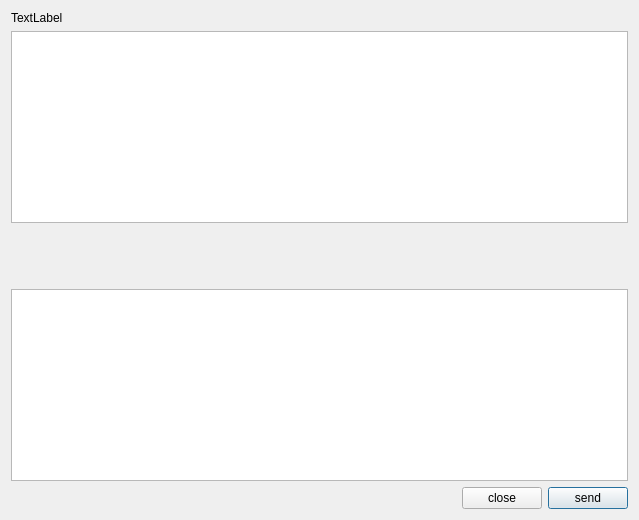
<?xml version="1.0" encoding="UTF-8"?>
<ui version="4.0">
 <class>FriendChatDlg</class>
 <widget class="QWidget" name="FriendChatDlg">
  <property name="geometry">
   <rect>
    <x>0</x>
    <y>0</y>
    <width>639</width>
    <height>520</height>
   </rect>
  </property>
  <property name="windowTitle">
   <string>Form</string>
  </property>
  <layout class="QFormLayout" name="formLayout">
   <item row="0" column="0">
    <widget class="QLabel" name="label_friend_name">
     <property name="text">
      <string>TextLabel</string>
     </property>
    </widget>
   </item>
   <item row="1" column="0" colspan="2">
    <layout class="QVBoxLayout" name="verticalLayout">
     <item>
      <widget class="QTextEdit" name="textEdit_msg_recv"/>
     </item>
     <item>
      <spacer name="verticalSpacer">
       <property name="orientation">
        <enum>Qt::Vertical</enum>
       </property>
       <property name="sizeHint" stdset="0">
        <size>
         <width>20</width>
         <height>18</height>
        </size>
       </property>
      </spacer>
     </item>
     <item>
      <widget class="QTextEdit" name="textEdit_msg_send"/>
     </item>
     <item>
      <layout class="QHBoxLayout" name="horizontalLayout">
       <item>
        <spacer name="horizontalSpacer">
         <property name="orientation">
          <enum>Qt::Horizontal</enum>
         </property>
         <property name="sizeHint" stdset="0">
          <size>
           <width>238</width>
           <height>20</height>
          </size>
         </property>
        </spacer>
       </item>
       <item>
        <widget class="QPushButton" name="btn_close">
         <property name="text">
          <string>close</string>
         </property>
        </widget>
       </item>
       <item>
        <widget class="QPushButton" name="btn_send_msg">
         <property name="text">
          <string>send</string>
         </property>
         <property name="default">
          <bool>true</bool>
         </property>
        </widget>
       </item>
      </layout>
     </item>
    </layout>
   </item>
  </layout>
 </widget>
 <resources/>
 <connections/>
</ui>
